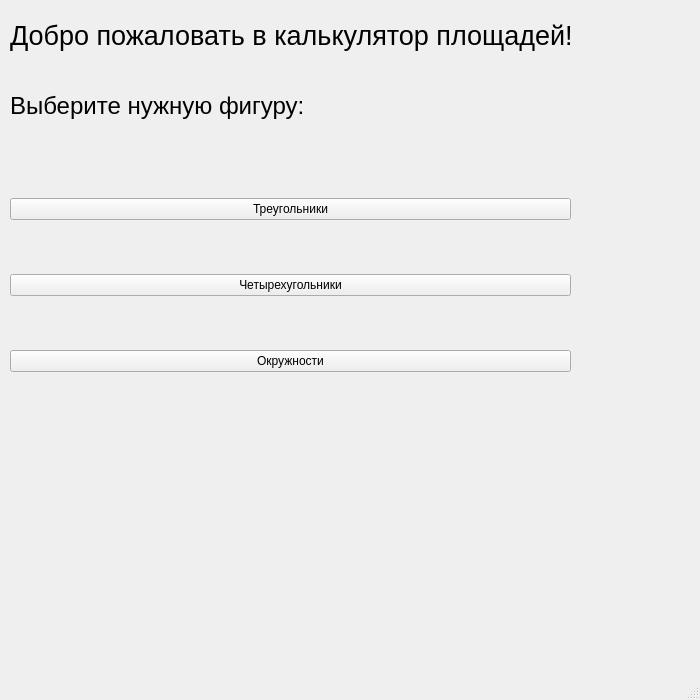
<?xml version="1.0" encoding="UTF-8"?>
<ui version="4.0">
 <class>MainWindow</class>
 <widget class="QMainWindow" name="MainWindow">
  <property name="geometry">
   <rect>
    <x>0</x>
    <y>0</y>
    <width>700</width>
    <height>700</height>
   </rect>
  </property>
  <property name="windowTitle">
   <string>MainWindow</string>
  </property>
  <widget class="QWidget" name="centralwidget">
   <widget class="QLabel" name="label">
    <property name="geometry">
     <rect>
      <x>10</x>
      <y>-10</y>
      <width>691</width>
      <height>91</height>
     </rect>
    </property>
    <property name="font">
     <font>
      <pointsize>20</pointsize>
     </font>
    </property>
    <property name="text">
     <string>Добро пожаловать в калькулятор площадей!</string>
    </property>
   </widget>
   <widget class="QLabel" name="label_2">
    <property name="geometry">
     <rect>
      <x>10</x>
      <y>80</y>
      <width>471</width>
      <height>51</height>
     </rect>
    </property>
    <property name="font">
     <font>
      <pointsize>18</pointsize>
     </font>
    </property>
    <property name="text">
     <string>Выберите нужную фигуру:</string>
    </property>
   </widget>
   <widget class="QWidget" name="">
    <property name="geometry">
     <rect>
      <x>10</x>
      <y>150</y>
      <width>561</width>
      <height>271</height>
     </rect>
    </property>
    <layout class="QVBoxLayout" name="verticalLayout">
     <item>
      <widget class="QPushButton" name="pushButton">
       <property name="text">
        <string>Треугольники</string>
       </property>
      </widget>
     </item>
     <item>
      <widget class="QPushButton" name="pushButton_2">
       <property name="text">
        <string>Четырехугольники</string>
       </property>
      </widget>
     </item>
     <item>
      <widget class="QPushButton" name="pushButton_3">
       <property name="text">
        <string>Окружности</string>
       </property>
      </widget>
     </item>
    </layout>
   </widget>
  </widget>
  <widget class="QStatusBar" name="statusbar"/>
 </widget>
 <resources/>
 <connections/>
</ui>
